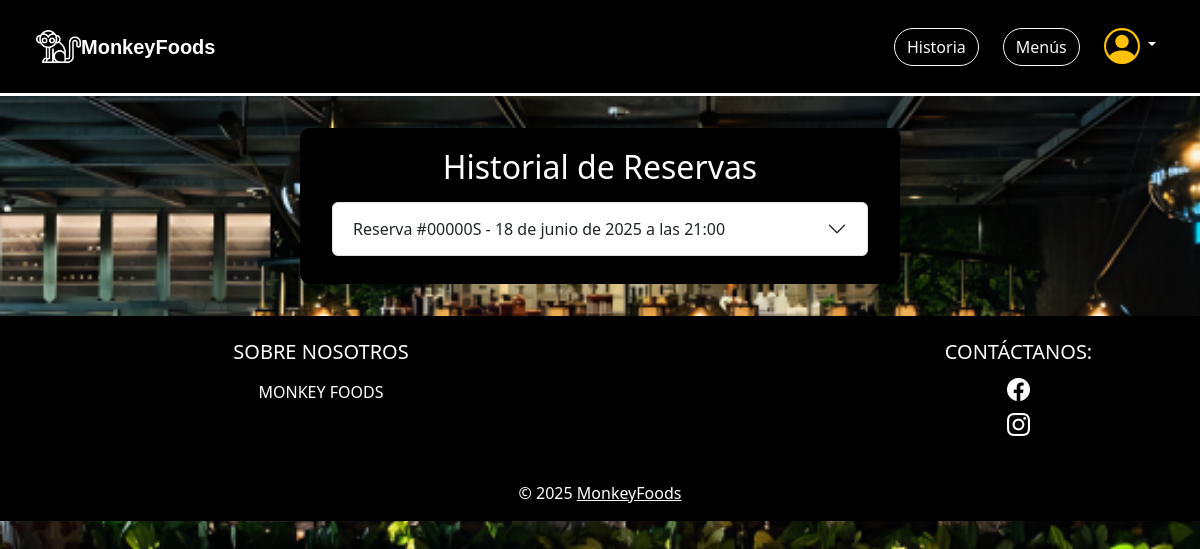
The page /reservas/historial/ (signed in) on the database as committed earlier.
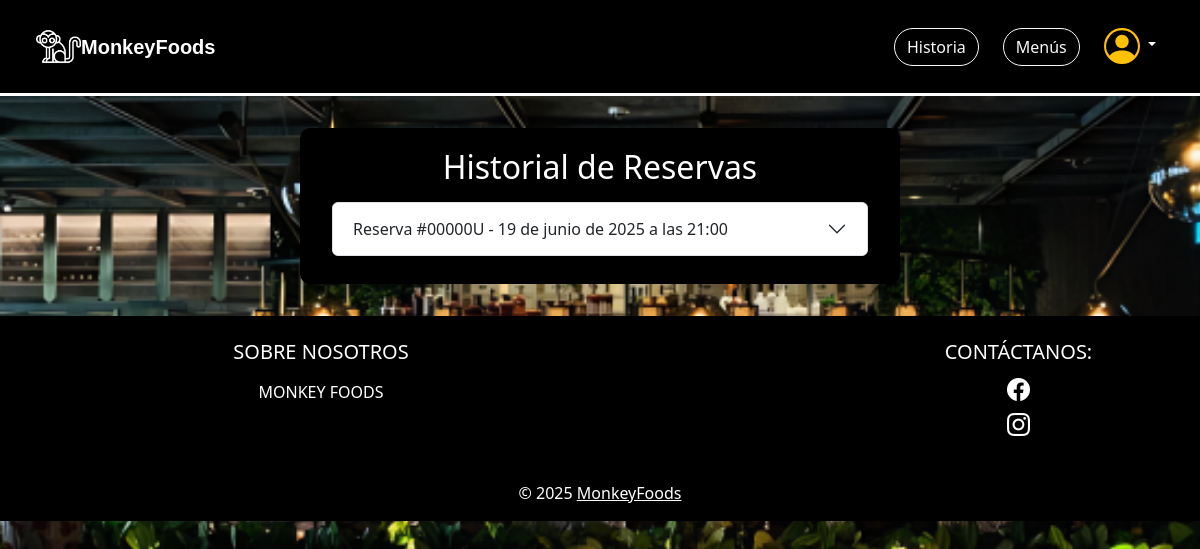
The same page on the database as committed later.
### apps/reservas/models.py (models this page shows, shortened)
class Reserva(models.Model):
    ESTADOS_RESERVA = (
        ('borrador', 'Borrador'),
        ('completada', 'Completada'),
    )
    id_reserva = models.CharField(max_length=12, unique=True, editable=False)
    cliente = models.ForeignKey(settings.AUTH_USER_MODEL, on_delete=models.CASCADE)
    nombre_reserva = models.CharField(max_length=100)
    fecha = models.DateField()
    hora = models.TimeField()
    telefono = models.CharField(max_length=20)
    comensales = models.PositiveIntegerField(default=1)
    abono = models.DecimalField(max_digits=8, decimal_places=2)
    total = models.DecimalField(max_digits=8, decimal_places=2)
    mesas = models.ManyToManyField('Mesa')
    menu = models.ForeignKey(Menu, on_delete=models.SET_NULL, null=True, blank=True)  #modelo menú
    zona = models.ForeignKey('Zona', on_delete=models.CASCADE, null=True, blank=True)
    estado = models.CharField(max_length=20, choices=ESTADOS_RESERVA, default='borrador')

### apps/reservas/views.py (the view)
# urls.py: path('historial/', views.historial_reservas, name='historial_reservas'),
@login_required
def historial_reservas(request):
    reservas = Reserva.objects.filter(cliente=request.user).order_by('-fecha', '-hora')
    return render(request, 'reservas/historial_reservas.html', {'reservas': reservas})

### apps/reservas/templates/reservas/historial_reservas.html (shortened to what this page needs)
{% load static %}
<!DOCTYPE html>
<html lang="es">
<head>
    <link href="https://cdn.jsdelivr.net/npm/bootstrap@5.3.3/dist/css/bootstrap.min.css" rel="stylesheet"
>
    <link rel="stylesheet" href="https://cdn.jsdelivr.net/npm/bootstrap-icons@1.11.3/font/bootstrap-icons.min.css">
    <link rel="stylesheet" href="{% static 'reservas/css/styles.css' %}">
</head>
<body class="body-fondo">
    <nav class="navbar navbar-expand-lg bg-body-primary navbar-settings p-4">
        <div class="container-fluid">
            <a href="{% url 'index' %}">
                <img style="width: 45px; height: 45px;" src="{% static 'home/img/mono-blanco.png' %}" alt="marca">
                <a class="navbar-brand marca" href="{% url 'index' %}">MonkeyFoods</a>
            </a>
            <div class="collapse navbar-collapse" id="navbarSupportedContent">
                {% if request.user.is_authenticated %}
                <form class="d-flex gap-4" role="search">
                    <a href="{% url 'historia' %}">
                        <button class="btn btn-outline-light history" type="button">Historia</button>
                    </a>
                    <a href="{% url 'menus' %}">
                        <button class="btn btn-outline-light history" type="button">Menús</button>
                    </a>
                    <div class="nav-item dropdown dropdown-perfil me-2">
                        <a class="nav-link dropdown-toggle" href="#" role="button" data-bs-toggle="dropdown">
                        </a>
                    </div>
                </form>
                {% endif %}
            </div>
        </div>
    </nav>
    <div class="form-container">
        <div class="container mb-2">
            <h2 class="text-white text-center mb-3">Historial de Reservas</h2>
            <div class="accordion" id="accordionReservas">
                {% for reserva in reservas %}
                <div class="accordion-item">
                    <h2 class="accordion-header" id="heading{{ reserva.id }}">
                        <button class="accordion-button collapsed" type="button" data-bs-toggle="collapse"
                            data-bs-target="#collapse{{ reserva.id }}">
                            Reserva #{{ reserva.id_reserva }} - {{ reserva.fecha }} a las {{ reserva.hora }}
                        </button>
                    </h2>
                </div>
                {% empty %}
                <p class="text-center" style="font-size: 18px; color: grey; font-style: italic;">No tienes reservas
                    registradas.</p>
                {% endfor %}
            </div>
        </div>
    </div>
</body>
<footer class="text-white text-center" style="background-color: black;">
    <div class="container p-4">
        <div class="row">
            <div class="col-lg-6 col-md-12 mb-4 mb-md-0 text-center">
                <h5 class="text">SOBRE NOSOTROS</h5>
                <p class="mt-3">
                    MONKEY FOODS
                </p>
            </div>
            <div class="col-lg-3 col-md-6 mb-4 mb-md-0 ms-auto text-center">
                <h5 class="text">CONTÁCTANOS:</h5>
                <ul class="list-unstyled mb-0">
                    <li>
                        <a class="text-white" href="#">
                            <i class="bi bi-facebook" style="font-size: 23px;"></i>
                        </a>
                    </li>
                    <li>
                        <a class="text-white" href="#">
                            <i class="bi bi-instagram" style="font-size: 23px;"></i>
                        </a>
                    </li>
                </ul>
            </div>
        </div>
    </div>
    <div class="text-center p-3" style="background-color: rgba(0, 0, 0, 0.2);">
        © 2025
        <a class="text-white" href="{% url 'index' %}">MonkeyFoods</a>
    </div>
</footer>
</html>

Rows that differ between the two databases and show on the page:
removed Reserva: id_reserva "00000S", fecha "18 de junio de 2025", hora "21:00"
added Reserva: id_reserva "00000U", fecha "19 de junio de 2025", hora "21:00"
